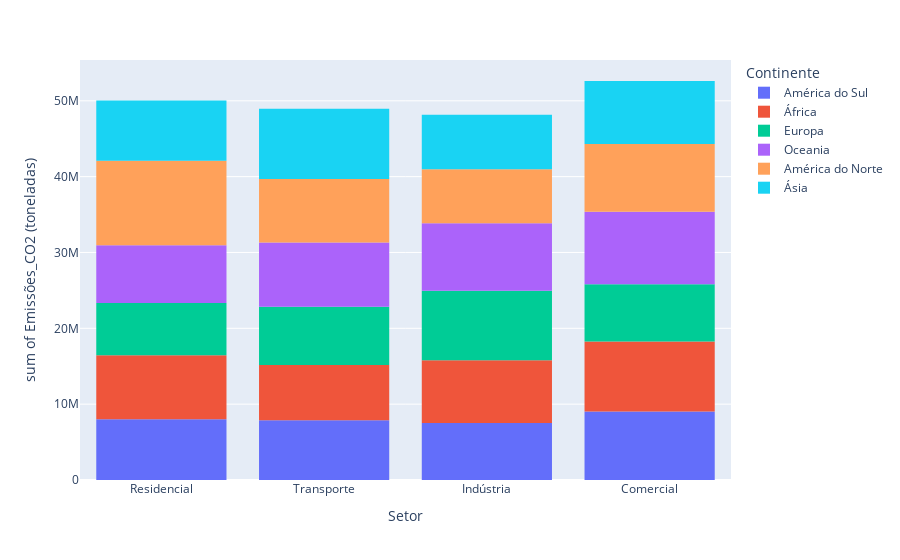

Notebook code for this chart:
### Markdown cell above
## • Visualize a contribuição dos setores (indústria, transporte, etc.) para as emissões de CO2 por continente.

### Code cell
px.histogram(energy_df, y='Emissões_CO2 (toneladas)', x='Setor', color='Continente')

### Figure 1 — Plotly figure (JSON) as saved in the notebook; plotly's stock layout.template omitted (floating-point values rounded to 4 significant figures; data arrays with more than 128 entries replaced by an {"elided": "..."} marker saying what was removed)
{"data": [{"alignmentgroup": "True", "bingroup": "x", "histfunc": "sum", "hovertemplate": "Continente=América do Sul<br>Setor=%{x}<br>sum of Emissões_CO2 (toneladas)=%{y}<extra></extra>", "legendgroup": "América do Sul", "marker": {"color": "#636efa", "pattern": {"shape": ""}}, "name": "América do Sul", "offsetgroup": "América do Sul", "orientation": "v", "showlegend": true, "type": "histogram", "x": {"elided": "341 str values"}, "xaxis": "x", "y": {"elided": "341 float values"}, "yaxis": "y"}, {"alignmentgroup": "True", "bingroup": "x", "histfunc": "sum", "hovertemplate": "Continente=África<br>Setor=%{x}<br>sum of Emissões_CO2 (toneladas)=%{y}<extra></extra>", "legendgroup": "África", "marker": {"color": "#EF553B", "pattern": {"shape": ""}}, "name": "África", "offsetgroup": "África", "orientation": "v", "showlegend": true, "type": "histogram", "x": {"elided": "324 str values"}, "xaxis": "x", "y": {"elided": "324 float values"}, "yaxis": "y"}, {"alignmentgroup": "True", "bingroup": "x", "histfunc": "sum", "hovertemplate": "Continente=Europa<br>Setor=%{x}<br>sum of Emissões_CO2 (toneladas)=%{y}<extra></extra>", "legendgroup": "Europa", "marker": {"color": "#00cc96", "pattern": {"shape": ""}}, "name": "Europa", "offsetgroup": "Europa", "orientation": "v", "showlegend": true, "type": "histogram", "x": {"elided": "332 str values"}, "xaxis": "x", "y": {"elided": "332 float values"}, "yaxis": "y"}, {"alignmentgroup": "True", "bingroup": "x", "histfunc": "sum", "hovertemplate": "Continente=Oceania<br>Setor=%{x}<br>sum of Emissões_CO2 (toneladas)=%{y}<extra></extra>", "legendgroup": "Oceania", "marker": {"color": "#ab63fa", "pattern": {"shape": ""}}, "name": "Oceania", "offsetgroup": "Oceania", "orientation": "v", "showlegend": true, "type": "histogram", "x": {"elided": "344 str values"}, "xaxis": "x", "y": {"elided": "344 float values"}, "yaxis": "y"}, {"alignmentgroup": "True", "bingroup": "x", "histfunc": "sum", "hovertemplate": "Continente=América do Norte<br>Setor=%{x}<br>sum of Emissões_CO2 (toneladas)=%{y}<extra></extra>", "legendgroup": "América do Norte", "marker": {"color": "#FFA15A", "pattern": {"shape": ""}}, "name": "América do Norte", "offsetgroup": "América do Norte", "orientation": "v", "showlegend": true, "type": "histogram", "x": {"elided": "337 str values"}, "xaxis": "x", "y": {"elided": "337 float values"}, "yaxis": "y"}, {"alignmentgroup": "True", "bingroup": "x", "histfunc": "sum", "hovertemplate": "Continente=Ásia<br>Setor=%{x}<br>sum of Emissões_CO2 (toneladas)=%{y}<extra></extra>", "legendgroup": "Ásia", "marker": {"color": "#19d3f3", "pattern": {"shape": ""}}, "name": "Ásia", "offsetgroup": "Ásia", "orientation": "v", "showlegend": true, "type": "histogram", "x": {"elided": "322 str values"}, "xaxis": "x", "y": {"elided": "322 float values"}, "yaxis": "y"}], "layout": {"barmode": "relative", "legend": {"title": {"text": "Continente"}, "tracegroupgap": 0}, "margin": {"t": 60}, "xaxis": {"anchor": "y", "domain": [0, 1], "title": {"text": "Setor"}}, "yaxis": {"anchor": "x", "domain": [0, 1], "title": {"text": "sum of Emissões_CO2 (toneladas)"}}}}
